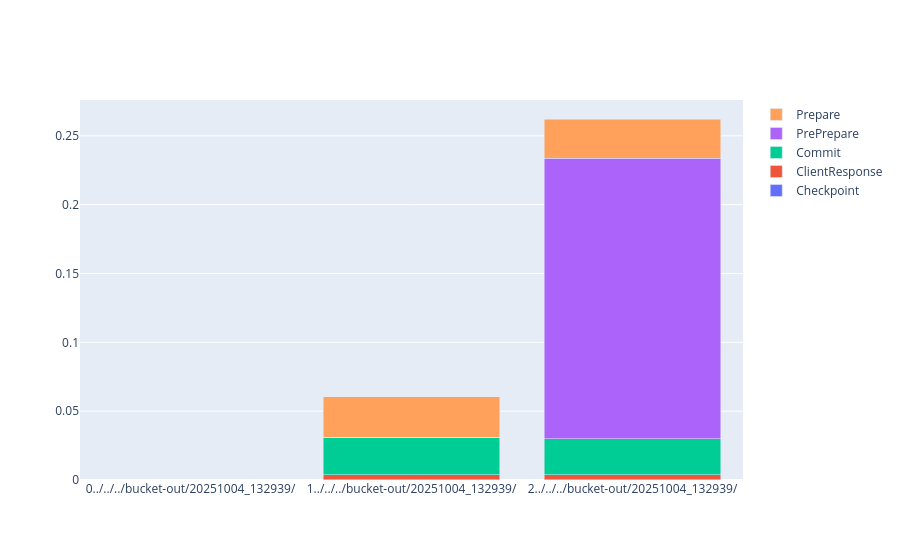

Notebook code for this chart:
### Code cell
# Ensure both DataFrames have the same index names
nbpf = normalized_bytes_per_folder.set_index(["folder", "Role"])
bw = bandwidth.reset_index().set_index(["folder", "Role"])
bw.index.set_names(["folder", "Role"], inplace=True)

result = nbpf.mul(bw[0], axis=0).reset_index()
fig = go.Figure()

for typ in types:
    fig.add_trace(go.Bar(x=result.Role.apply(str)+result.folder.apply(str),y=result[typ],name=typ))
fig.update_layout(barmode='stack')
fig.show()

### Figure 1 — Plotly figure (JSON) as saved in the notebook; plotly's stock layout.template omitted (floating-point values rounded to 4 significant figures)
{"data": [{"name": "Checkpoint", "type": "bar", "x": ["0../../../bucket-out/20251004_132939/", "1../../../bucket-out/20251004_132939/", "2../../../bucket-out/20251004_132939/"], "y": [NaN, 5.819e-05, 5.618e-05]}, {"name": "ClientResponse", "type": "bar", "x": ["0../../../bucket-out/20251004_132939/", "1../../../bucket-out/20251004_132939/", "2../../../bucket-out/20251004_132939/"], "y": [NaN, 0.00385, 0.003659]}, {"name": "Commit", "type": "bar", "x": ["0../../../bucket-out/20251004_132939/", "1../../../bucket-out/20251004_132939/", "2../../../bucket-out/20251004_132939/"], "y": [NaN, 0.02708, 0.02621]}, {"name": "PrePrepare", "type": "bar", "x": ["0../../../bucket-out/20251004_132939/", "1../../../bucket-out/20251004_132939/", "2../../../bucket-out/20251004_132939/"], "y": [NaN, 0.0, 0.2039]}, {"name": "Prepare", "type": "bar", "x": ["0../../../bucket-out/20251004_132939/", "1../../../bucket-out/20251004_132939/", "2../../../bucket-out/20251004_132939/"], "y": [NaN, 0.02939, 0.02841]}], "layout": {"barmode": "stack"}}
